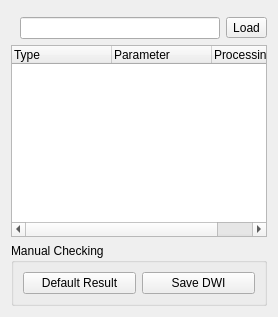
          <widget class="QWidget" name="tab_QCResults">
           <attribute name="title">
            <string>QCResults</string>
           </attribute>
           <layout class="QVBoxLayout" name="verticalLayout_2">
            <item>
             <layout class="QHBoxLayout" name="horizontalLayout_2">
              <property name="leftMargin">
               <number>9</number>
              </property>
              <property name="topMargin">
               <number>6</number>
              </property>
              <item>
               <widget class="QLineEdit" name="lineEdit_Result">
                <property name="minimumSize">
                 <size>
                  <width>0</width>
                  <height>0</height>
                 </size>
                </property>
                <property name="maximumSize">
                 <size>
                  <width>16777179</width>
                  <height>16777215</height>
                 </size>
                </property>
                <property name="layoutDirection">
                 <enum>Qt::LeftToRight</enum>
                </property>
                <property name="cursorPosition">
                 <number>0</number>
                </property>
               </widget>
              </item>
              <item>
               <widget class="QToolButton" name="toolButton_ResultFileOpen">
                <property name="maximumSize">
                 <size>
                  <width>16777215</width>
                  <height>16777215</height>
                 </size>
                </property>
                <property name="text">
                 <string>Load</string>
                </property>
               </widget>
              </item>
             </layout>
            </item>
            <item>
             <widget class="QTreeWidget" name="treeWidget_Results">
              <property name="editTriggers">
               <set>QAbstractItemView::AllEditTriggers</set>
              </property>
              <property name="alternatingRowColors">
               <bool>true</bool>
              </property>
              <column>
               <property name="text">
                <string>Type</string>
               </property>
              </column>
              <column>
               <property name="text">
                <string>Parameter</string>
               </property>
              </column>
              <column>
               <property name="text">
                <string>Processing</string>
               </property>
              </column>
             </widget>
            </item>
            <item>
             <widget class="QGroupBox" name="groupBox_3">
              <property name="title">
               <string>Manual Checking</string>
              </property>
              <layout class="QHBoxLayout" name="horizontalLayout">
               <item>
                <widget class="QPushButton" name="pushButton_DefaultQCResult">
                 <property name="text">
                  <string>Default Result</string>
                 </property>
                </widget>
               </item>
               <item>
                <widget class="QPushButton" name="pushButton_SaveDWIAs">
                 <property name="text">
                  <string>Save DWI</string>
                 </property>
                </widget>
               </item>
              </layout>
             </widget>
            </item>
           </layout>
          </widget>
